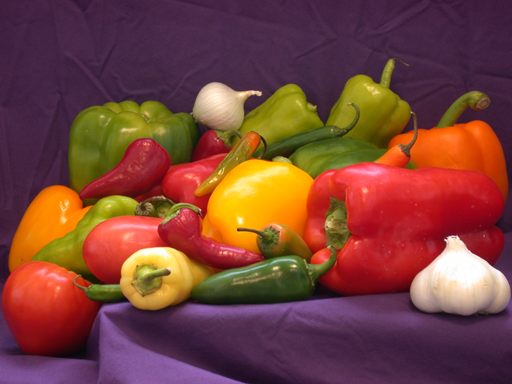
#> input picture Ex_5/peppers.png, 512 x 384 px
$ jupyter execute --allow-errors Exercise_05_Group_03_KKE.ipynb   (older library calls are emulated)
#> lines starting #> are read from the running program, lines starting #| are printed output that depends on the picture
# Exercise 5 - Image analysis and compression

[cell 1]
# Group Number: 03
# Group Members: Kurt Kilian Eifler, Moritz Ladwig, Simon Grünewald

# Leberwurst

#loading a few python modules used for image processing, io and plotting

import numpy as np
import numpy.matlib
from matplotlib import pyplot as plt
from scipy import ndimage
from scipy import misc
from scipy import fftpack
import skimage
import imageio

from ipywidgets import interact, interactive, fixed, interact_manual
import ipywidgets as widgets

# from accum import accum # scheinbar nicht verfügbar in Python (stammt aus Mathlab)

# for 16 bit PNG support in imageio if needed, imageio.plugins.freeimage.download() might need to be run once per system (or exr/hdr/pgm/ppm support)

[cell 2]
# accum Workaround
# gefunden auf: https://scipy-cookbook.readthedocs.io/items/AccumarrayLike.html (Abruf: 6.7.2020)
from itertools import product

# [104 lines left out: function accum, not called in this run]

[cell 3]
# Load our favorite test image
peppersImg = imageio.imread('peppers.png')
#> peppersImg is the input picture: shape (384, 512, 3); mean R, G, B 120.8, 66.4, 57.6
peppersImg = np.float64( peppersImg ) / 255

# Create standard 75% color bars with the width of the peppers image and the following height:
bars_and_gradient_height = 64

colors = np.array([[0, 0, 0],[0, 0, 1],[1, 0, 0],[1, 0, 1],[0, 1, 0],[0, 1, 1],[1, 1, 0],[1, 1, 1]], dtype=np.float)
colorBar75 = np.tile(np.repeat(( colors * 0.75 ),int(peppersImg.shape[1]/8), axis=0),(bars_and_gradient_height,1,1))

# Create a gradient from 0...1 with the width of the peppers image and the same height as the color bars
gradient = np.zeros((bars_and_gradient_height, int(peppersImg.shape[1]),3))
gradient = np.dstack([np.reshape(np.tile(np.linspace(0.0,1.0, int(peppersImg.shape[1])),bars_and_gradient_height),(bars_and_gradient_height,int(peppersImg.shape[1]) ))]*3)

# Display shapes to see if they fit together
print( peppersImg.shape )
#| (384, 512, 3)
print( colorBar75.shape )
#| (64, 512, 3)
print( gradient.shape )
#| (64, 512, 3)

[cell 4]
# Concatenate and show Image
plt.subplot(1,2,1)
img = np.concatenate( ( peppersImg, colorBar75, gradient), axis=0 )
plt.imshow( img );
plt.title("Your Image")
plt.subplot(1,2,2)
plt.imshow( plt.imread( "exercise_05_results_for_reference/peppers_bar_gradient.png" ), interpolation = 'catrom' );
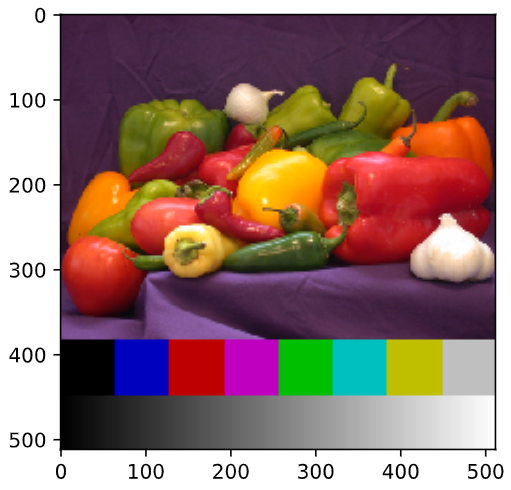
#> input picture Ex_5/exercise_05_results_for_reference/peppers_bar_gradient.png, 511 x 490 px
plt.title("Reference Image\nwith color bars\nand gradient");

## 5.1 Histogram

Histograms are useful to see the distribution of code values between blacks, mid tones and highlights and to eliminate color casts. They can also be used to detect reduced quantization.

[cell 5]
a = np.arange(12).reshape((3, 4))
print(a)
# [[ 0  1  2  3]
#  [ 4  5  6  7]
#  [ 8  9 10 11]]
print((4 <= a)  * (a < (4+2)) )
# [[ True  True  True  True]
#  [False False False False]
#  [False False False False]]

[cell 6]
# Finish the function `calculateHistogramm` by looping over all bins and not using the Python histogram functions.
def calculateHistogramm(img, bins = 256, minval = 0.0, maxval = 1.0):
    # Tipps aus Fragestunde: erst von 0-1 auf 0-255 mappen, Forschleife/Vektorisieren...
    #histImg = (img-minval) / ( maxval - minval) * (bins-1)
#> called with bins = 256, minval = 0, maxval = 1
    histImg = (img.clip(minval, maxval)-minval) /(maxval-minval)*(bins-1)
    lumaImg = (0.2126 * histImg[:,:,0] + 0.7152 * histImg[:,:,1] + 0.0722 * histImg[:,:,2])
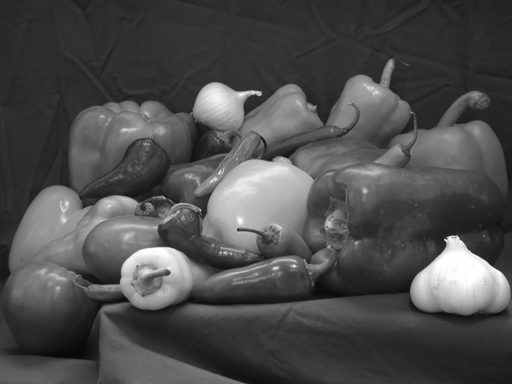
#> lumaImg: shape (384, 512) float64; min 7.43, max 255, mean 77.3
    result = np.zeros(((bins)))

    for i in range (bins):
        result[i] = np.sum(np.around(lumaImg) == i )
#> after the loop, result = 256 values, max 7062 at index 45, min 0 at index 0, mean 768
        #result[i]  = np.sum((i <= lumaImg) * (lumaImg < i+1))

    return result

plt.bar(np.arange(0,256),calculateHistogramm(peppersImg))
#> figure, not shown here; tallest bar 7062 high, from x = 44.6 to 45.4

[cell 7]
# Apply the ASC-CDL grading controls from 4.2 to get an intuition how the histogram behaves.
def luma(x):
    return 0.2126 * x[:,:,0] + 0.7152 * x[:,:,1] + 0.0722 * x[:,:,2]

def ascSlope(x, slope):
    return x * np.maximum(slope,0)

def ascOffset(x, offset):
    return x + offset

def ascPower(x, power):
    return np.power(x,np.maximum(power,0))

# [6 lines left out: function ascSaturation, not called in this run]

#print((luma(img) + saturation * (img[:,:,0] - luma(img) )).shape)


def ascGrade(x, slope, offset, power, saturation):
    return  ascSaturation(ascPower(ascOffset(ascSlope(x,slope),offset),power),saturation)

def luma(x):
    return 0.2126 * x[:,:,0] + 0.7152 * x[:,:,1] + 0.0722 * x[:,:,2]

def ascSlope(x, slope):
    return x * np.maximum(slope,0)

def ascOffset(x, offset):
    return x + offset

def ascPower(x, power):
    return np.power(x,np.maximum(power,0))

# [6 lines left out: function ascSaturation, not called in this run]

#print((luma(img) + saturation * (img[:,:,0] - luma(img) )).shape)


def ascGrade(x, slope, offset, power, saturation):
    return  ascSaturation(ascPower(ascOffset(ascSlope(x,slope),offset),power),saturation)

gradedImg = img

pepper_hist = calculateHistogramm( gradedImg )
#> call 2 of calculateHistogramm, with bins = 256, minval = 0, maxval = 1
#> in calculateHistogramm (call 2), `lumaImg = (0.2126 * histImg[:,:,0] + 0.7152 * histImg[:,:,1] + 0.0722 ..`:
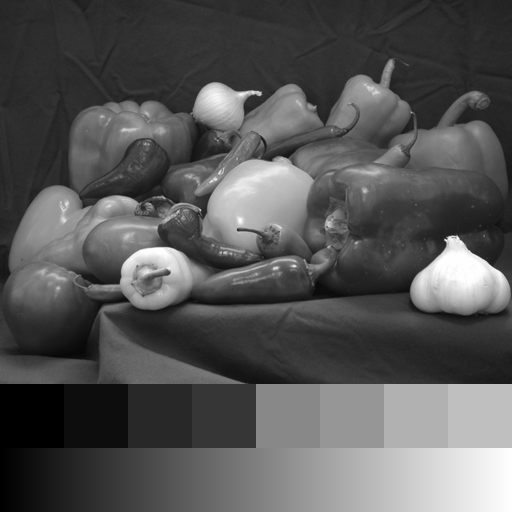
#> lumaImg: shape (512, 512) float64; min 0, max 255, mean 85.9
#> after the loop in calculateHistogramm (call 2), `for i in range (bins):`: result = 256 values, max 8272 at index 41, min 128 at index 1, mean 1024
#> pepper_hist has the same summary as result in calculateHistogramm
hist_range  = np.arange(0, pepper_hist.shape[0])
#> hist_range = 256 values from 0 to 255

# Display
plt.figure(figsize=(20,5))
plt.subplot(2,2,(1,3))
plt.imshow( gradedImg )
plt.subplot(2,2,2)
img = np.concatenate( ( peppersImg, colorBar75, gradient), axis=0 )
plt.bar(hist_range, pepper_hist);
plt.title("Your Histogram")
plt.subplot(2,2,4)
plt.imshow( plt.imread( "exercise_05_results_for_reference/histogram.png" ), interpolation = 'catrom' );
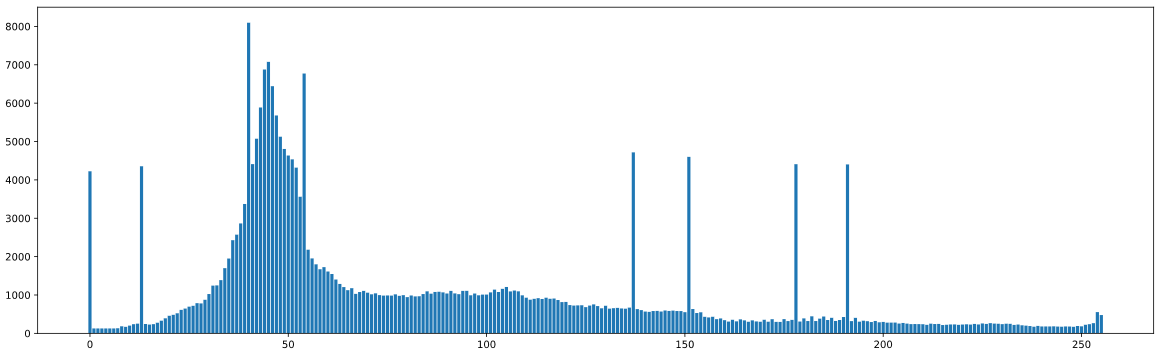
#> input picture Ex_5/exercise_05_results_for_reference/histogram.png, 2323 x 704 px (shown at 1/2 size)
plt.axis('off')
plt.title("Reference Histogram if no grading is applied");
#> figure, not shown here; panel 2: tallest bar 8272 high, from x = 40.6 to 41.4

[cell 8]
# Play with the histogram resolution to detect that peppers.png seems to be 8 bits.\n",
# Increasing the number of bins is one way to do this, but setting minval and maxval to appropriate numbers may be more clever. \n",
# Finish the function `calculateHistogramm` by looping over all bins and not using the Python histogram functions.\n",
def calculateHistogrammJustRed(img, bins = 256, minval = 0.0, maxval = 1.0):
#> called with bins = 256, minval = 0.2, maxval = 0.3
    histImg = (img.clip(minval, maxval) - minval) / (maxval - minval) *(bins-1)
#> histImg: shape (384, 512, 3) float64
    lumaImg = (0.2126 * histImg[:,:,0] + 0.7152 * histImg[:,:,1] + 0.0722 * histImg[:,:,2])
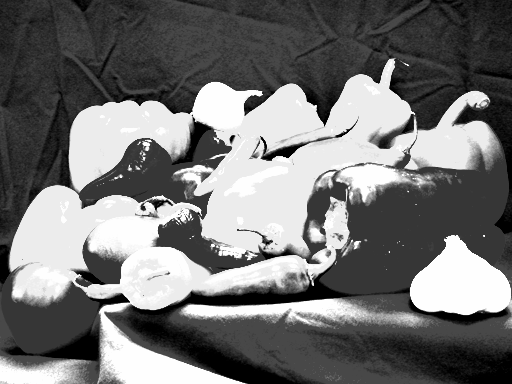
#> lumaImg: shape (384, 512) float64; min 0, max 255, mean 116
    result = np.zeros(((bins)))
    for i in range (bins):
        result[i]  = np.sum((i <= histImg[0]) * (histImg[0] < i+1))
#> after the loop, result = 256 values, max 528 at index 0, min 0 at index 1, mean 6
    return result

plt.bar(np.arange(0,256),calculateHistogrammJustRed(peppersImg,minval= 0.2,maxval= 0.3))
# Wenn das Histogramm nur einen kleinen Teilbereich darstellt wird ersichtlich, dass es große Lücken zwischen den einzelnen Helligkeitsstufen gibt. Das resultiert aus der 8 Bit Auflösung. Erwartung bei Wertebereich 0.2 - 0.3 (=1/10 der Farben-> 256/10 = 25,6 Balken in diesem Histogramm erwartet.
#> figure, not shown here; tallest bar 528 high, from x = -0.4 to 0.4

[cell 9]
from scipy.misc import imresize
# Try to hide the fact that peppers.png is only 8bits by resizing it.
# What may be a better choice than resizing? Would this solve visible quantization artifacts in the image?
res = imresize(peppersImg,(192, 256,3), interp = "bicubic")
# Your code here
# Your code here
# Your code here
# Your code here
# Your code here
# Your code here
# Your code here

## 5.2 Waveform

A waveform monitor can be thought as being histogram per column, but the height of the histogram bar is now shown as pixel intensity.

[cell 10]
# Finish the function `calculateWaveform`.
#Waveform bildet die Breite der Image ab und zeigt in der Vertikalen die Helligkeitsverteilung
bitDept= 8
def calculateWaveform(img, bins = 256, minval = 0.0, maxval = 1.0):
    # Verschalchtelung mit Histogramm für jede Spalte einmal ausführen?
#> called with bins = 256, minval = 0, maxval = 1
    histImg = (img.clip(minval, maxval)-minval) /(maxval-minval)*(bins-1)

    result = np.zeros((bins,img.shape[1],3))

    for j in range (img.shape[1]):
        for i in range (bins):
            result[i,j,0] = np.sum(np.around(histImg[:,j,0]) == i )
            result[i,j,1] = np.sum(np.around(histImg[:,j,1]) == i )
            result[i,j,2] = np.sum(np.around(histImg[:,j,2]) == i )
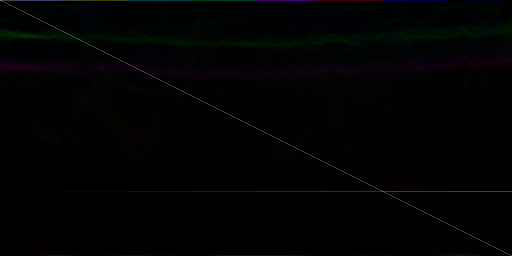
#> result: shape (256, 512, 3) float64; mean R, G, B 2, 2, 2
    #return result # Da fehlte der Flip, Histogram stand auf dem Kopf

    #print(result)

    #Hier aktuell die Frage was der teiler ist#Hier aktuell die Frage was der Teiler ist
    #Wir bearbeiten das "result" noch mal mit dem Log2 und teilen es durch die Bittiefe des Bildes.
    result = np.log2(result)/bitDept
#> result: shape (256, 512, 3) float64; 52.12% of the values are NaN or infinite; the others: min 0, max 0.885, mean 0.145
    return np.flip(result,0)
    #Werte auf 255 reduzieren, kann man machen
    #return np.flip(result-(1/256), 0)

    #Ergibt ein übersteuertes Ergebnis, Problem evtl. das gleiche Werte Addiert werden in Result
    #return np.flip((result / np.maximum(result)*12), 0)

[cell 11]
plt.rcParams['figure.figsize'] = (16.0, 8.0)
# Apply the grading controls from 4.2 and get an intuition how the waveform behaves.

gradedImg = img

wf = calculateWaveform(gradedImg, bins=256)
plt.subplot(1,2,1)
plt.imshow( np.concatenate( ( gradedImg, wf), axis=0 ) );
plt.title("Your image");
plt.subplot(1,2,2)
plt.imshow( plt.imread( "exercise_05_results_for_reference/img_and_waveform.png" ), interpolation = 'catrom' );
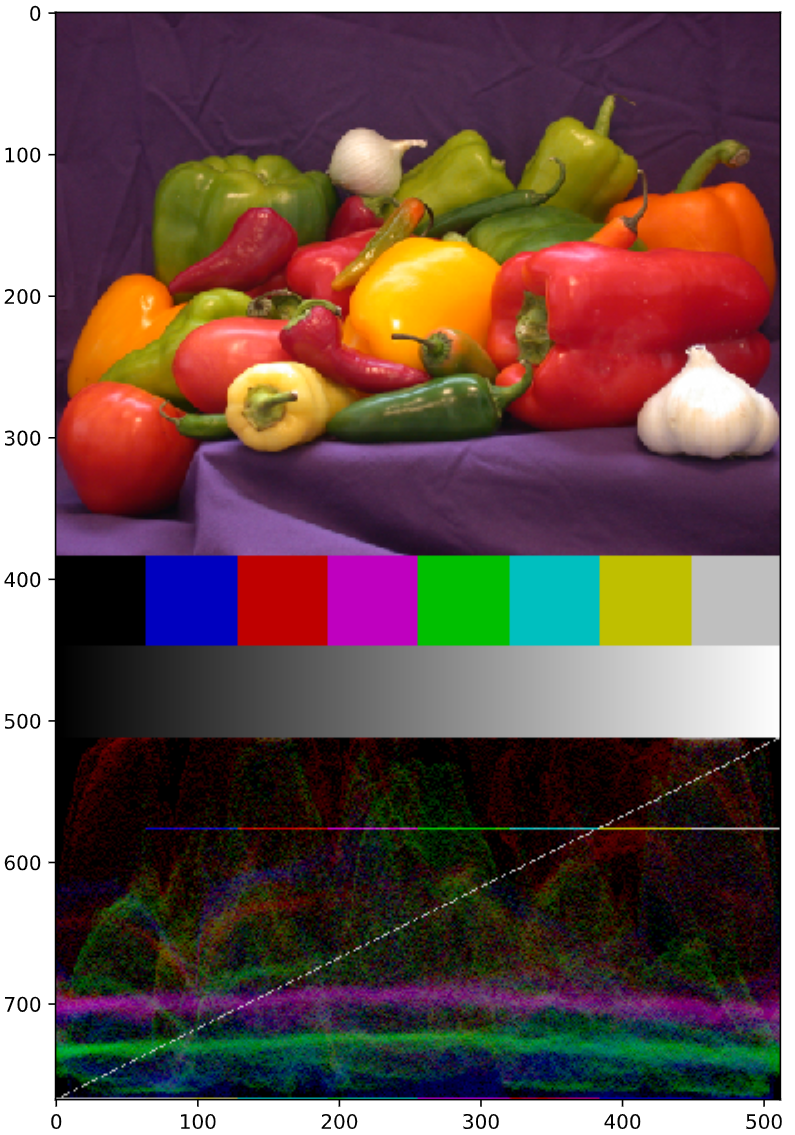
#> input picture Ex_5/exercise_05_results_for_reference/img_and_waveform.png, 795 x 1135 px
plt.axis('off')
plt.title("Reference Image and Waveform\nif no grading is applied");

[cell 12]
# Change the bins to 512. How can you detect limited tonal resolution using a waveform? Did you already observe this in grading?
# Your code here
# Your code here
# Your code here
plt.imshow(calculateWaveform(img, bins=512) )
#> call 2 of calculateWaveform, with bins = 512, minval = 0, maxval = 1
#> after the loop in calculateWaveform (call 2), `for j in range (img.shape[1]):`:
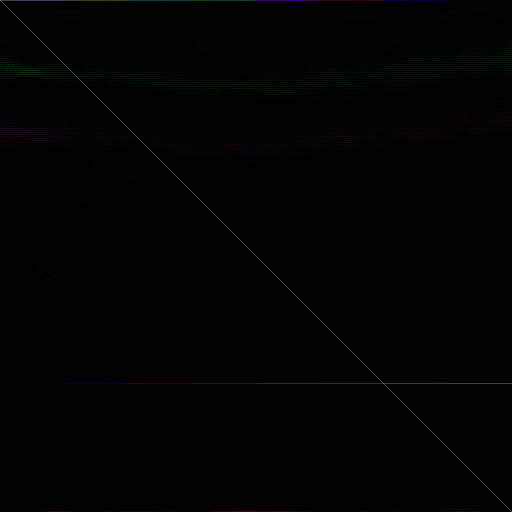
#> result: shape (512, 512, 3) float64; mean R, G, B 1, 1, 1

## 5.3 Vectorscope
Colorist often use the vectorscope to adjust color balance.

[cell 13]
# Finish the function `calculateVectorscope`.
# Hint: For calculating the 2D histogram ‘accum’ will be much faster compared to two loops

'''def calculateVectorscope(img, bins=256):
    lumaImg = (0.2126 * histImg[:,:,0] + 0.7152 * histImg[:,:,1] + 0.0722 * histImg[:,:,2])
    v = (img[:,:,0]-lumaImg) * 0.877
    u = (img[:,:,2]-lumaImg) * 0.493
    result = np.zeros((bins,bins))
        for j in range (img.shape[1]):
        for i in range (bins):
            result[i,j,0] = np.sum(np.around(histImg[:,j,0]) == i )
            result[i,j,1] = np.sum(np.around(histImg[:,j,1]) == i )
            result[i,j,2] = np.sum(np.around(histImg[:,j,2]) == i )

    result = np.log2(result)/bitDept
    return np.flip(result, axis=0)'''

def calculateVectorscope(img, bins=256):
#> called with bins = 256
    result = np.zeros((bins-1,bins-1))
    for i in range(np.shape(img)[0]):
        for j in range(np.shape(img)[1]):
            #y = 0.299 * img[i,j,0] + 0.587 * img[i,j,1] + 0.114 * img[i,j,2]
            y = (0.2126 * img[i,j,0] + 0.7152 * img[i,j,1] + 0.0722 * img[i,j,2])
            #u = 0.493 * (img[i,j,2] - y)
            #v = 0.877 * (img[i,j,0] - y)
            u = 0.6 * (img[i,j,2] - y)
            v = 0.7 * (img[i,j,0] - y)
            result[int(v*bins) + int(bins/2 -1), int(u*bins) + int(bins/2 -1)] += 0.5
#> result: shape (255, 255) float64
    #print(result)
    return np.flip(result, axis=0)
#> returned value: shape (255, 255) float64

[cell 14]
# Add some noise to the image before feeding it into the vectorscope so that the color bars do not only end up at the same pixel position.
noise_img = img + (np.random.randn(img.shape[0], img.shape[1], 3) - 0.5) / 256

vectorscopeOutput = calculateVectorscope( noise_img )

plt.subplot(1,2,1)
plt.imshow(np.log2(vectorscopeOutput + 1) / np.log2(np.amax( vectorscopeOutput ) + 1), cmap='gray', vmin=0, vmax=1.0)
plt.title("Your Vectorscope");
plt.subplot(1,2,2)
plt.imshow( plt.imread( "exercise_05_results_for_reference/vectorscope.png" ), interpolation = 'catrom' );
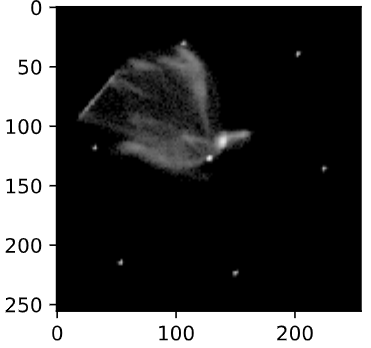
#> input picture Ex_5/exercise_05_results_for_reference/vectorscope.png, 371 x 348 px
plt.axis('off')
plt.title("Reference Vectorscope\nif no grading is applied");
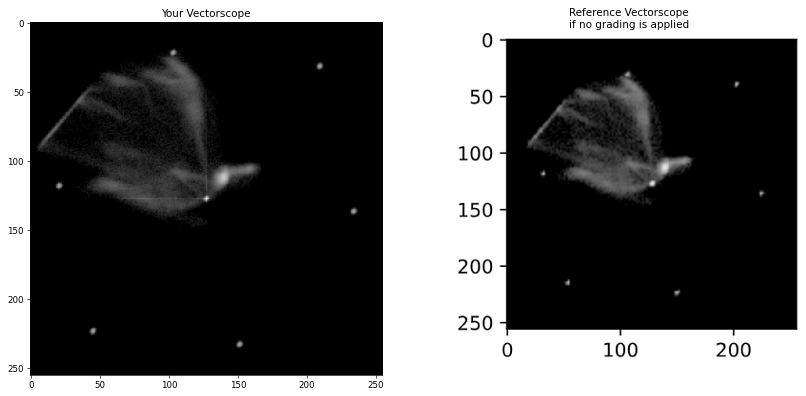
#> figure drawn by matplotlib, 2 panels
